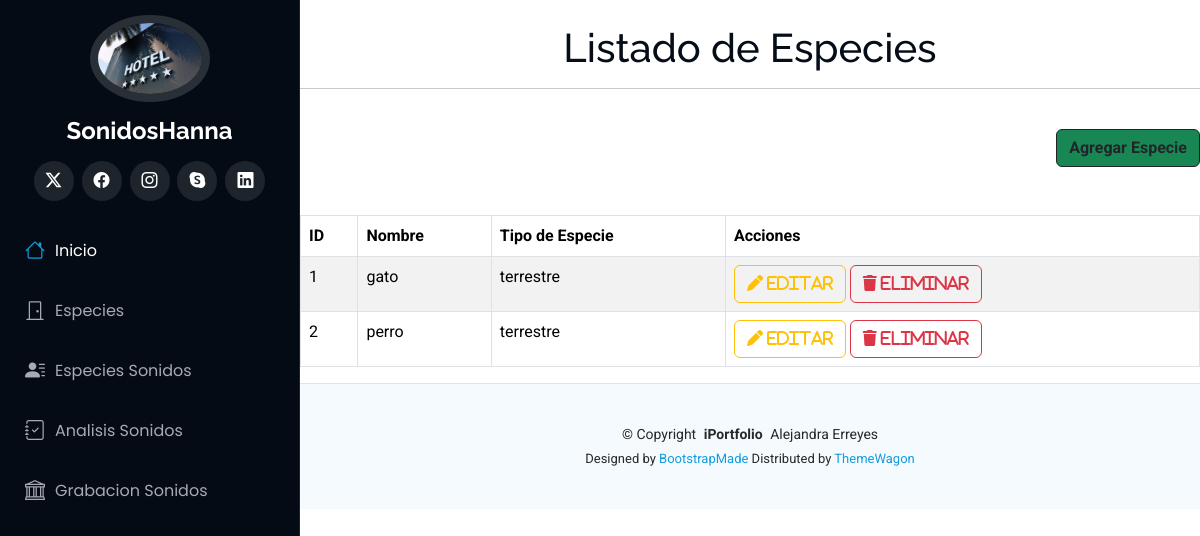
The app's page /, older data.
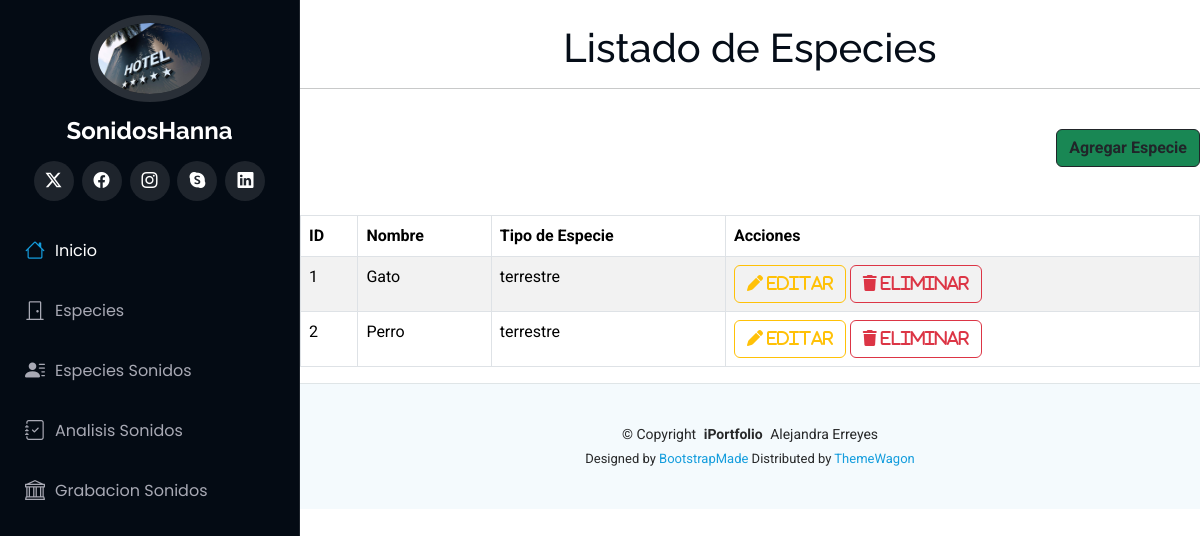
The same page, newer data.
### Aplicaciones/Especies/models.py (models this page shows, shortened)
class Especie(models.Model):
    id = models.AutoField(primary_key=True)
    nombre = models.CharField(max_length=100)
    tipo_especie = models.CharField(max_length=100)

### Aplicaciones/Especies/views.py (the view)
# urls.py: path('', views.inicioEspecie),
def inicioEspecie(request):
    listadoEspecies = Especie.objects.all()
    return render(request, "inicioEspecie.html", {'especies': listadoEspecies})

### Aplicaciones/Especies/templates/inicioEspecie.html (shortened to what this page needs)
{% extends './plantilla.html' %}
{% block contenido %}
<br>
<h1 style="text-align: center;">Listado de Especies</h1>
<hr>
<br>
<div class="text-end">
    <a href="nuevaEspecie" class="btn btn-dark bg-success text-dark"><b>Agregar Especie</b></a>
</div>
<br><br>
<table class="table table-bordered table-striped table-hover">
    <thead class="bg-success">
        <tr>
            <th>ID</th>
            <th>Nombre</th>
            <th>Tipo de Especie</th>
            <th>Acciones</th>
        </tr>
    </thead>
    <tbody>
        {% for especie in especies %}
        <tr>
            <td>{{ especie.id }}</td>
            <td>{{ especie.nombre }}</td>
            <td>{{ especie.tipo_especie }}</td>
            <td>
                <a href="editarEspecie/{{ especie.id }}" class="btn btn-outline-warning">
                    <i class="fa fa-pen"> editar</i>
                </a>
                <a href="#" class="btn btn-outline-danger" onclick="confirmarEliminacion('{{ especie.id }}')">
                    <i class="fa fa-trash"> eliminar</i>
                </a>
            </td>
        </tr>
        {% endfor %}
    </tbody>
</table>
{% endblock %}

Row changes from the older to the newer data that the page shows:
changed Especie id 1: nombre "gato" → "Gato"
changed Especie id 2: nombre "perro" → "Perro"
